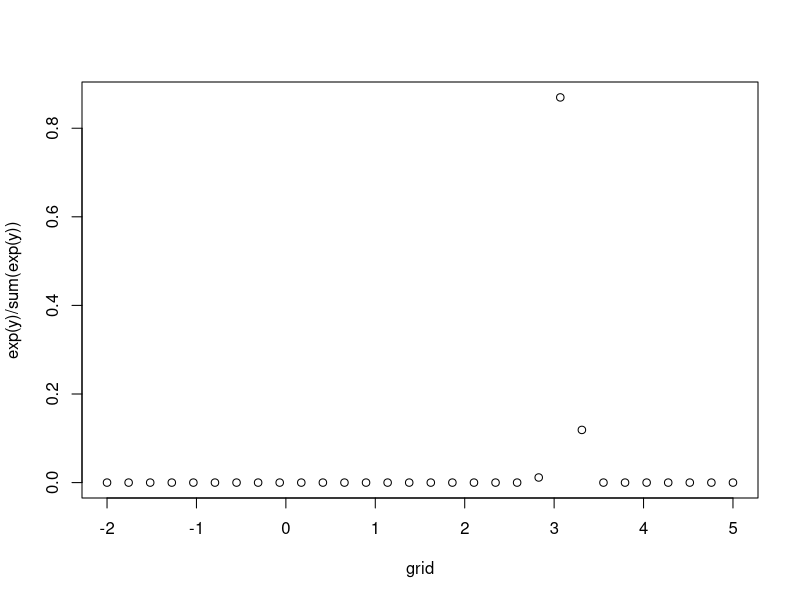
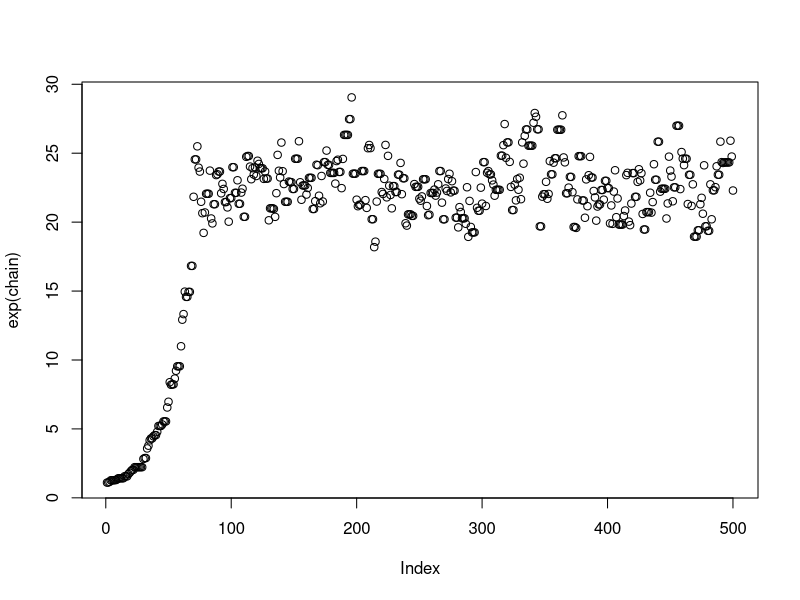
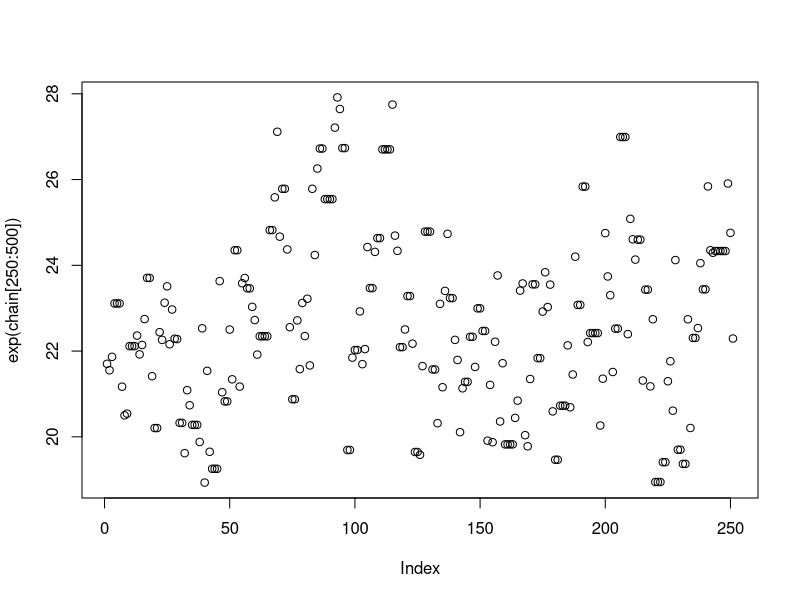
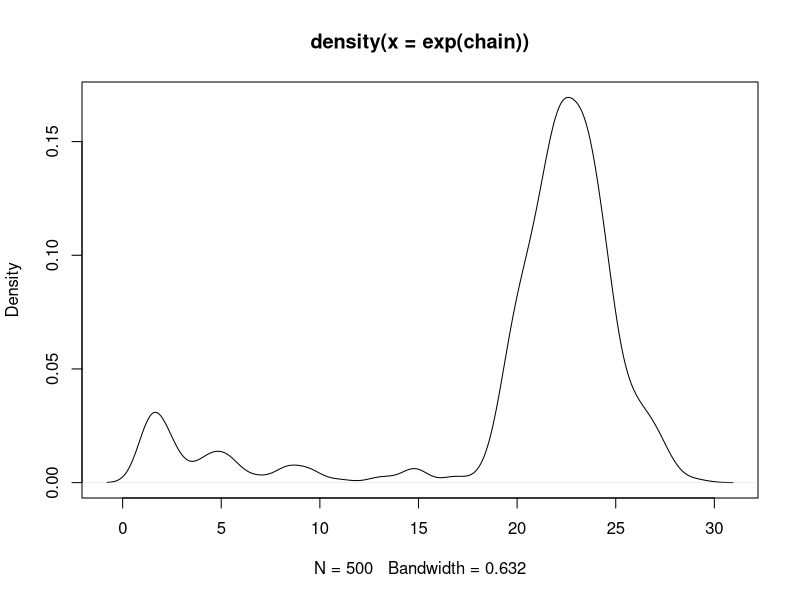
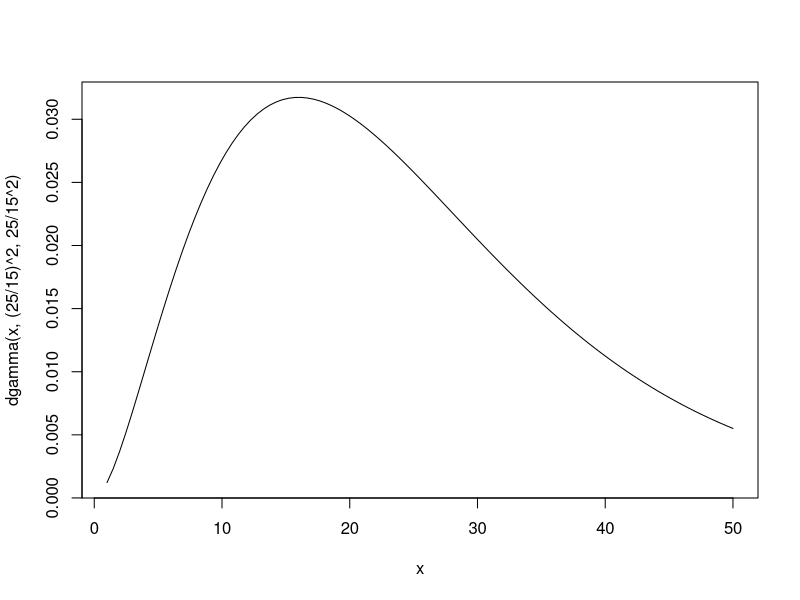
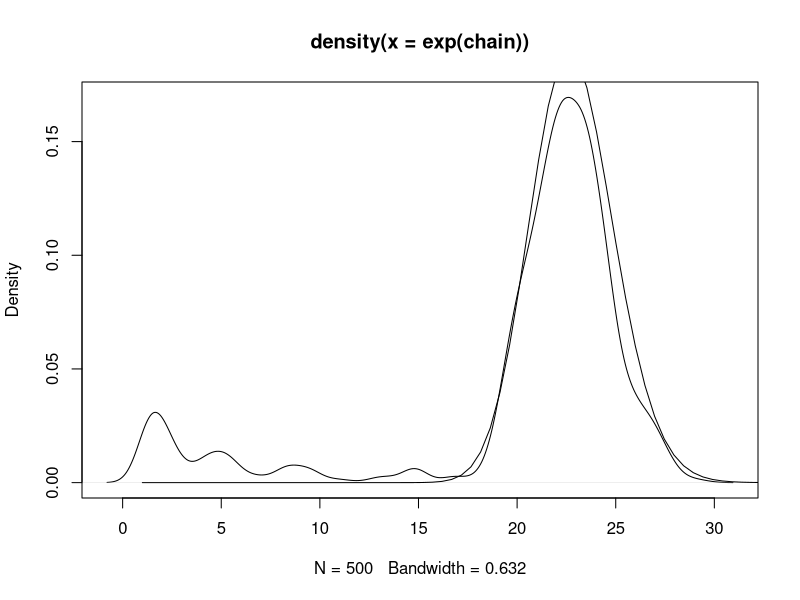

These figures' R source, in order:
# metropolis algo for mean of poisson

# poiss variates
set.seed(1859)
xs <- rpois(5, 27)

# likelihood

make_likelihood <- function(f = dpois){
  force(f)
  function(data, ...) sum(f(data, ..., log = TRUE))
}

poisson_loglike <- make_likelihood(dpois)

poisson_loglike(xs, lambda = 5)

normal_loglike <- make_likelihood(f = dnorm)

normal_loglike(5, mean = 10, sd = 2)

numerator <- function(v, data = xs)  poisson_loglike(data, lambda = exp(v)) + normal_loglike(v, mean = 1, sd = 2)

grid <- seq(from= -2, to = 5, length.out = 30)
y <- purrr::map_dbl(grid, ~ numerator(.))

plot(grid, exp(y)/sum(exp(y)))


# proposal function

propose_new <- function(x, sig_tune) rnorm(1, mean = x, sd = sig_tune)


# start value

chain <- numeric(500)


chain[1] <- 0.1

for (i in 2:length(chain)){

  start <- chain[i-1]

  new <- propose_new(start, 0.1)

  r <- exp(numerator(new) - numerator(start))

  p_accept <- min(1, r)

  chain[i] <- ifelse(runif(1) < p_accept, new, start)
}

plot(exp(chain))
plot(exp(chain[250:500]))
plot(density(exp(chain)))

median(exp(chain))


## conjugate

curve(dgamma(x, (25/15)^2, 25/15^2), xlim = c(1, 50))

plot(density(exp(chain)))

curve(dgamma(x, (25/15)^2 + sum(xs),
             25/15^2 + length(xs)),
      xlim = c(1, 50),
      add = TRUE)
